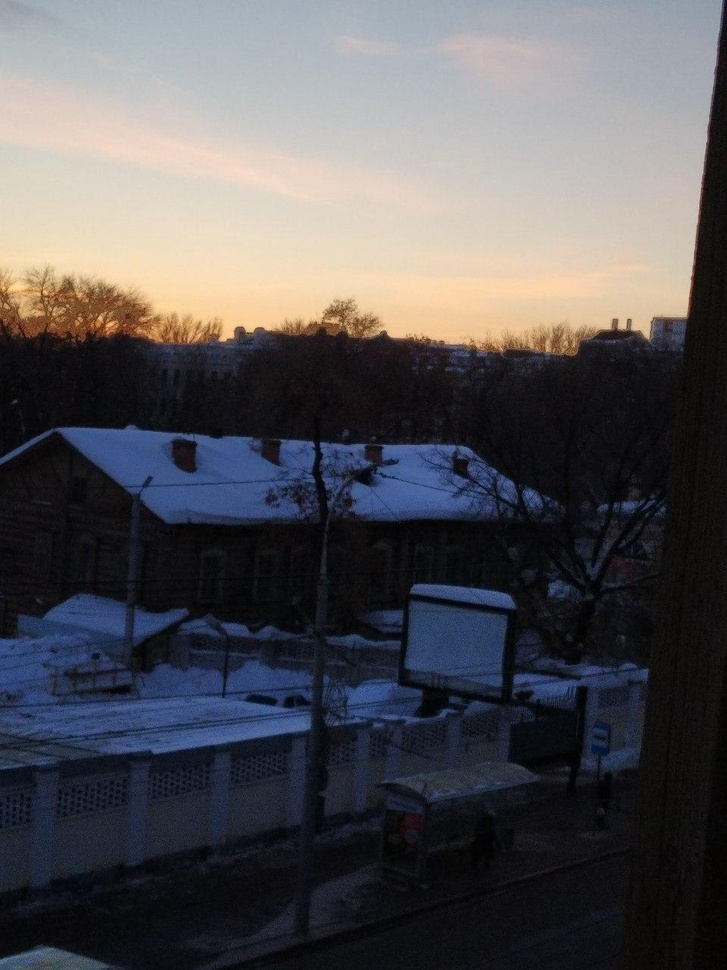
#> input picture images/task1contrast.jpg, 727 x 970 px, shrunk from 960 x 1280 before the run
$ python Task3MedianTransformations.py
#> lines starting #> are read from the running program, lines starting #| are printed output that depends on the picture
import numpy as np
import cv2

image = cv2.imread('images/task1contrast.jpg')
#> image is the input picture: shape (970, 727, 3); mean B, G, R 87, 83.2, 84.7

imageMedian = cv2.medianBlur(image, 5)
imageMedian2 = cv2.medianBlur(image, 15)
imageMedian3 = cv2.medianBlur(image, 25)
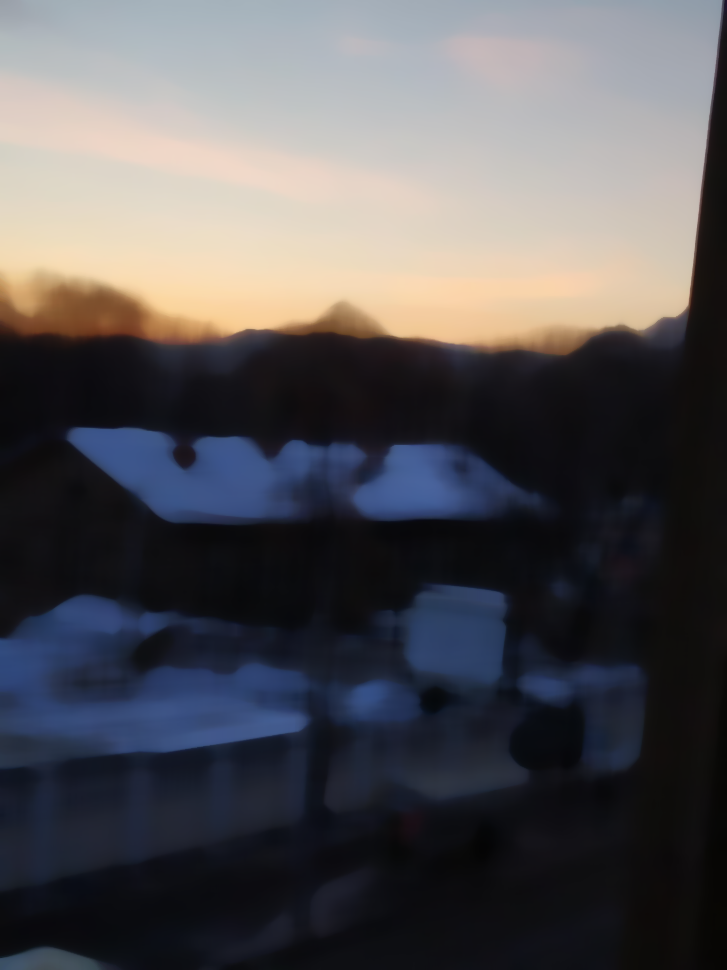
#> imageMedian3: shape (970, 727, 3); mean B, G, R 86.5, 82.9, 84.3
imageMedian4 = cv2.medianBlur(image, 55)
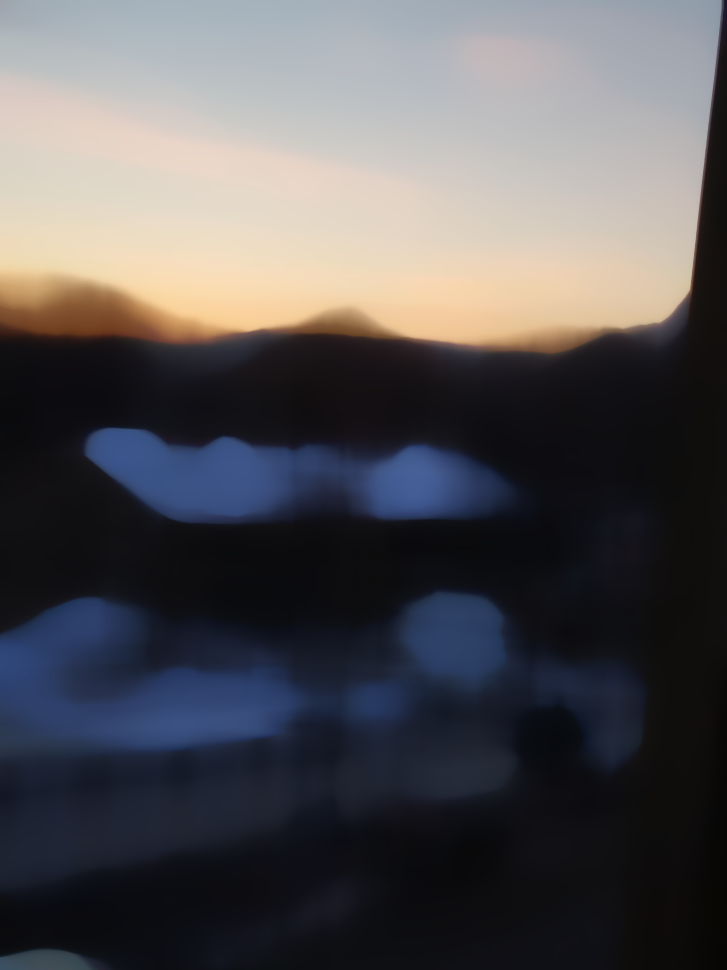
#> imageMedian4: shape (970, 727, 3); mean B, G, R 85.6, 82.3, 83.8

cv2.imwrite('images/task2Median_res.jpg', imageMedian)
cv2.imwrite('images/task2Median_res2.jpg', imageMedian2)
cv2.imwrite('images/task2Median_res3.jpg', imageMedian3)
cv2.imwrite('images/task2Median_res4.jpg', imageMedian4)
